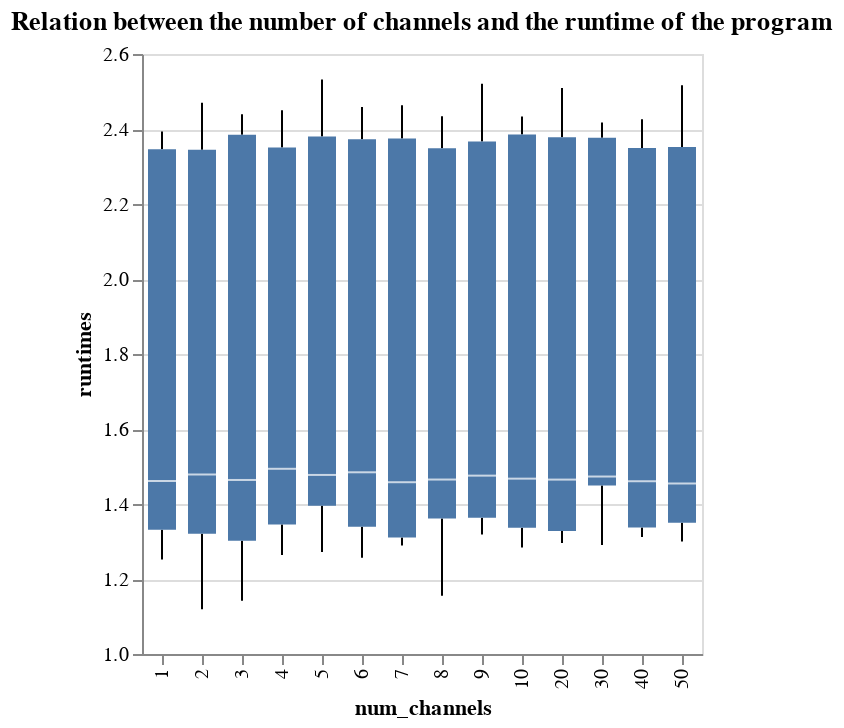

The notebook cell this image was saved under:
### Code cell
alt.Chart(data, title = 'Relation between the number of channels and the runtime of the program').encode(
    x = 'num_channels:N',
    y = alt.Y('runtimes', 
          scale=alt.Scale(zero=False)
    ),
).mark_boxplot(extent='min-max')

### Figure 1 — Vega-Lite specification as saved in the notebook (floating-point values rounded to 4 significant figures; data arrays with more than 128 entries replaced by an {"elided": "..."} marker saying what was removed)
{"config": {"view": {"continuousWidth": 400, "continuousHeight": 300}}, "data": {"name": "data-71ce49fe153c5709cecd581e47933aca"}, "mark": {"type": "boxplot", "extent": "min-max"}, "encoding": {"x": {"type": "nominal", "field": "num_channels"}, "y": {"type": "quantitative", "field": "runtimes", "scale": {"zero": false}}}, "title": "Relation between the number of channels and the runtime of the program", "$schema": "https://vega.github.io/schema/vega-lite/v4.8.1.json", "datasets": {"data-71ce49fe153c5709cecd581e47933aca": {"elided": "210 records"}}}
